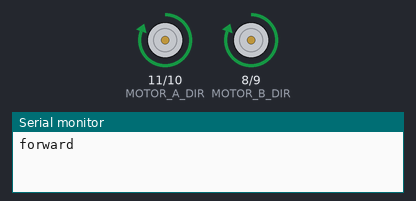
A sketch run on a simulated Arduino Uno, built with avr-gcc and run on an emulated ATmega328P. Shown: direction and speed pins drawn as motors (green arrow = direction pin HIGH = forward, orange = LOW = backward, longer = more drive), the last lines printed to the serial monitor.

Above: at 0.1 s.
At 1.1 s:
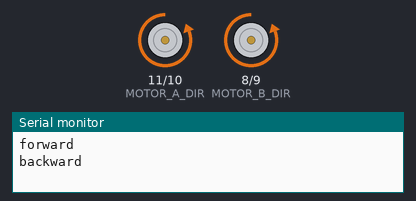
At 2.1 s:
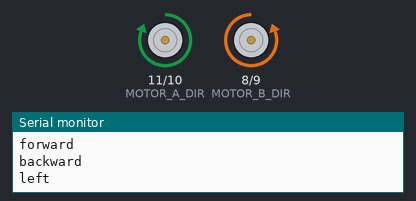
At 4.1 s:
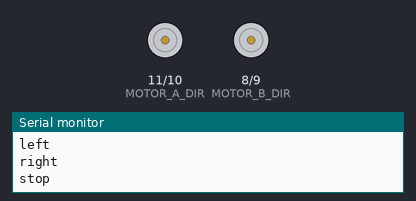
Timing chart, 0 to 5.6 s (numbered marks = the images above):
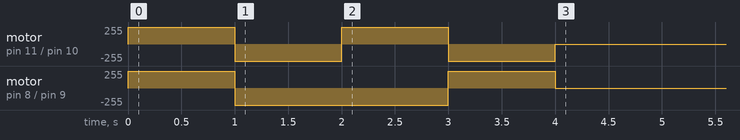

The sketch:

03_motor_driver.ino
```cpp
/*
   SS (stop)
   FF (forward)
   BB (backward)
   RR (right)
   LL (left)

   Optional
   FR (forward right)
   FL (forward left)
   BR (backward right)
   BL (backward left)
*/
const uint8_t MOTOR_A_DIR = 11, MOTOR_A_SPEED = 10, MOTOR_B_DIR = 8, MOTOR_B_SPEED = 9;
const uint8_t IR_LEFT = 11, IR_RIGHT = 10, IR_MIDDLE = 8;


uint8_t speed = 255;
uint16_t duration = 1000;

void ff() {
  digitalWrite(MOTOR_A_DIR, HIGH);
  analogWrite(MOTOR_A_SPEED, speed);
  digitalWrite(MOTOR_B_DIR, HIGH);
  analogWrite(MOTOR_B_SPEED, speed);
}

void bb() {
  digitalWrite(MOTOR_A_DIR, LOW);
  analogWrite(MOTOR_A_SPEED, speed);
  digitalWrite(MOTOR_B_DIR, LOW);
  analogWrite(MOTOR_B_SPEED, speed);
}

void ss() {
  digitalWrite(MOTOR_A_DIR, LOW);
  analogWrite(MOTOR_A_SPEED, 0);
  digitalWrite(MOTOR_B_DIR, LOW);
  analogWrite(MOTOR_B_SPEED, 0);
}

void rr() {
  digitalWrite(MOTOR_A_DIR, LOW);
  analogWrite(MOTOR_A_SPEED, speed);
  digitalWrite(MOTOR_B_DIR, HIGH);
  analogWrite(MOTOR_B_SPEED, speed);
}

void ll() {
  digitalWrite(MOTOR_A_DIR, HIGH);
  analogWrite(MOTOR_A_SPEED, speed);
  digitalWrite(MOTOR_B_DIR, LOW);
  analogWrite(MOTOR_B_SPEED, speed);
}


void setup() {
  // put your setup code here, to run once:
  pinMode(MOTOR_A_DIR, OUTPUT);
  pinMode(MOTOR_A_SPEED, OUTPUT);
  pinMode(MOTOR_B_DIR, OUTPUT);
  pinMode(MOTOR_B_SPEED, OUTPUT);

  Serial.begin(9600);

  Serial.println("forward");
  ff();
  delay(duration);

  Serial.println("backward");
  bb();
  delay(duration);

  Serial.println("left");
  ll();
  delay(duration);

  Serial.println("right");
  rr();
  delay(duration);

  Serial.println("stop");
  ss();
  delay(duration);
}

void loop() {
   // put your main code here, to run repeatedly:
}
```
